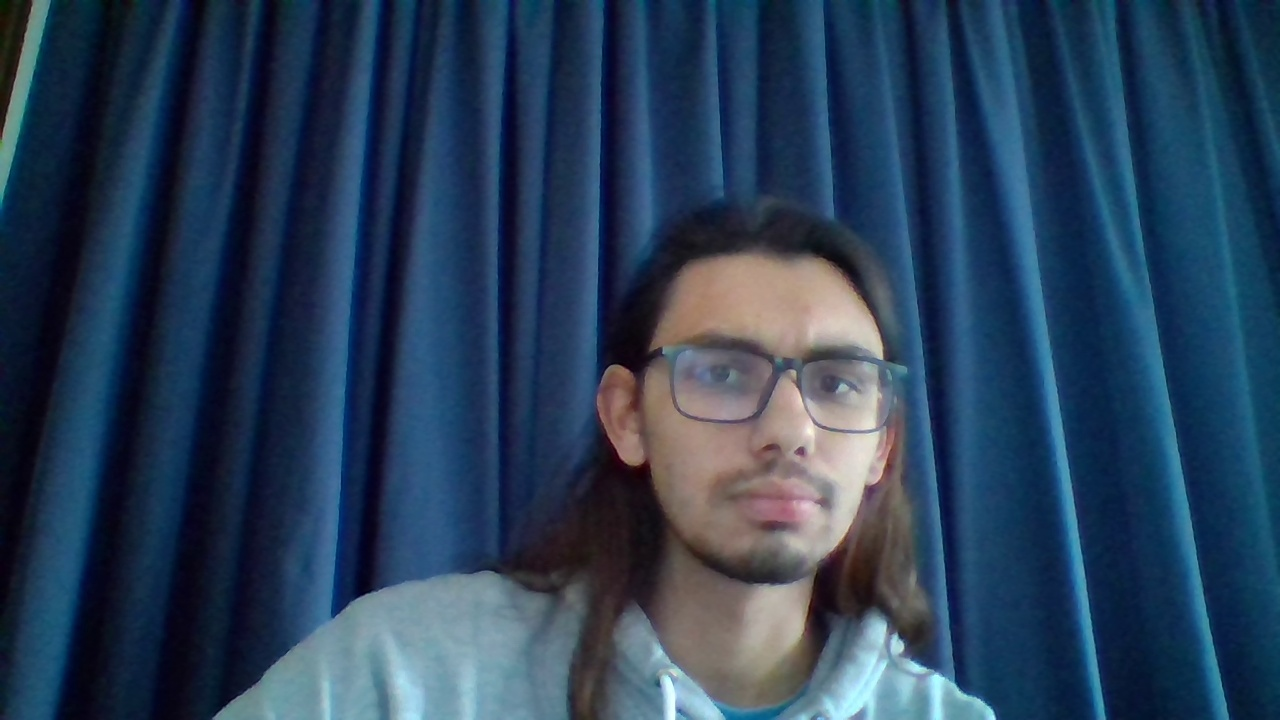
#> input picture faces/Jose_.jpg, 1280 x 720 px; its folder holds only this picture in this run
$ python database_view.py
#> lines starting #> are read from the running program, lines starting #| are printed output that depends on the picture
import cv2
import numpy as np
import os
from PIL import Image


pasta='./faces'

largura_final = 800  # Tamanho da janela
altura_final = 800

imagem_final = np.zeros((altura_final, largura_final, 3), dtype=np.uint8)


imagens = []


for arquivo in os.listdir(pasta):
    caminho = os.path.join(pasta, arquivo)

    # Verifica se o arquivo é uma imagem
    if os.path.isfile(caminho) and arquivo.lower().endswith(('.jpg', '.jpeg', '.png', '.gif', '.bmp', '.tiff')):
        # Abra a imagem com o OpenCV
        imagem = cv2.imread(caminho)
#> imagem is the input picture: shape (720, 1280, 3); mean B, G, R 88.3, 63.4, 41.2
        imagens.append(imagem)


    for i , imagem in enumerate(imagens):
        imagem_redimensionada = cv2.resize(imagem, (400, 200))

        #cv2.imshow('DataBase',imagem_redimensionada)
        #cv2.waitKey(0)
        print(i)
        if i==0:
            roi=imagem_final[ 0:200, 0:400]
            cv2.addWeighted(roi, 0, imagem_redimensionada, 1, 0, roi)
        elif i==1:
            roi=imagem_final[ 0:200, 400:800]
            cv2.addWeighted(roi, 0, imagem_redimensionada, 1, 0, roi)
        elif i==2:
            roi=imagem_final[200:400,0:400]
            cv2.addWeighted(roi, 0, imagem_redimensionada, 1, 0, roi)
        elif i==3:
            roi=imagem_final[200:400,400:800]
            cv2.addWeighted(roi, 0, imagem_redimensionada, 1, 0, roi)
        elif i==4:
            roi=imagem_final[400:600 , 0:400]
            cv2.addWeighted(roi, 0, imagem_redimensionada, 1, 0, roi)
        elif i==5:
            roi=imagem_final[400:600, 400:800]
            cv2.addWeighted(roi, 0, imagem_redimensionada, 1, 0, roi)
        elif i==6:
            roi=imagem_final[ 600:800, 0:400]
            cv2.addWeighted(roi, 0, imagem_redimensionada, 1, 0, roi)
        elif i==7:
            roi=imagem_final[600:800, 400:800]
            cv2.addWeighted(roi, 0, imagem_redimensionada, 1, 0, roi)
#> this loop made 1 pass
#| 0
#> pass 1, `imagem_redimensionada = cv2.resize(imagem, (400, 200))`:
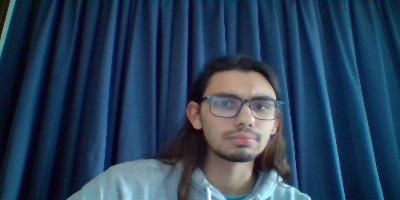
#> imagem_redimensionada: shape (200, 400, 3); mean B, G, R 88.2, 63.4, 41.1


cv2.imshow('DataBase',imagem_final)
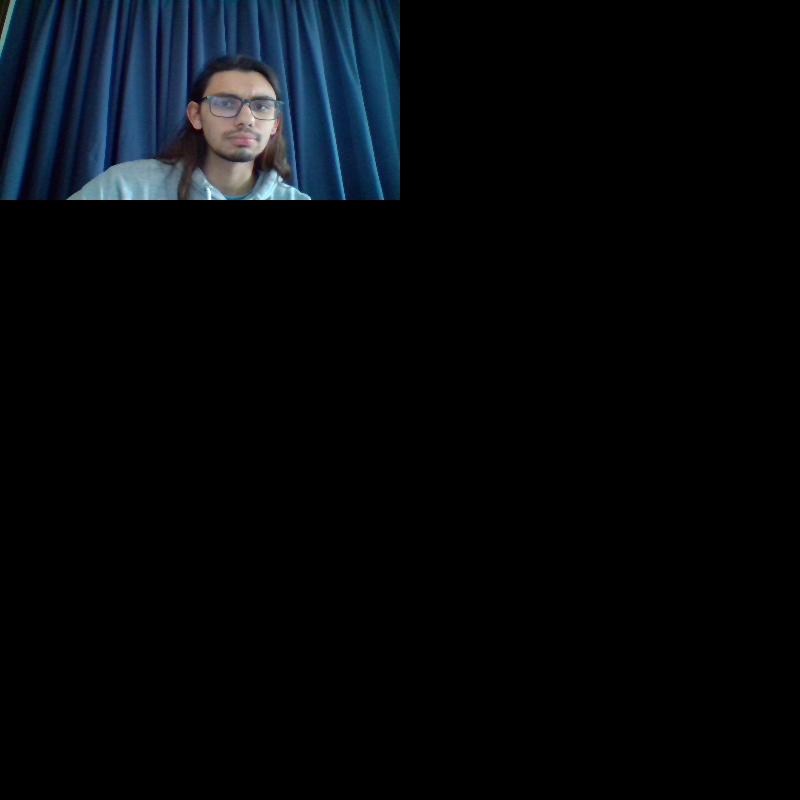
#> window 'DataBase': shape (800, 800, 3); mean B, G, R 11, 7.9, 5.1

cv2.waitKey(0)

$ run again, on faces/sergio_.jpg
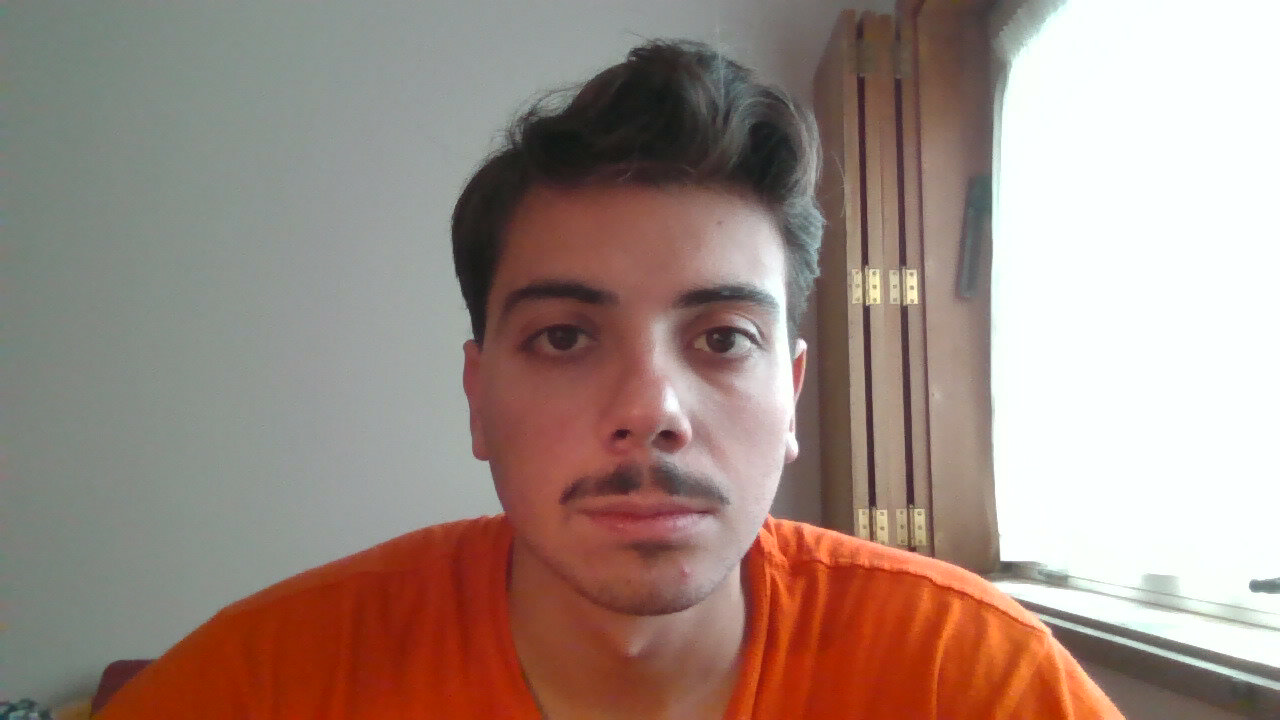
#> input picture faces/sergio_.jpg, 1280 x 720 px
#> imagem is the input picture: shape (720, 1280, 3); mean B, G, R 129.5, 138.3, 159.1
#> the loop `for i , imagem in enumerate(imagens):` made 1 pass
#| 0
#> pass 1, `imagem_redimensionada = cv2.resize(imagem, (400, 200))`:
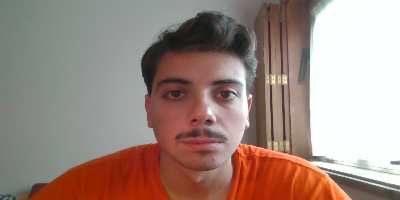
#> imagem_redimensionada: shape (200, 400, 3); mean B, G, R 129.4, 138.2, 159
#> `cv2.imshow('DataBase',imagem_final)`:
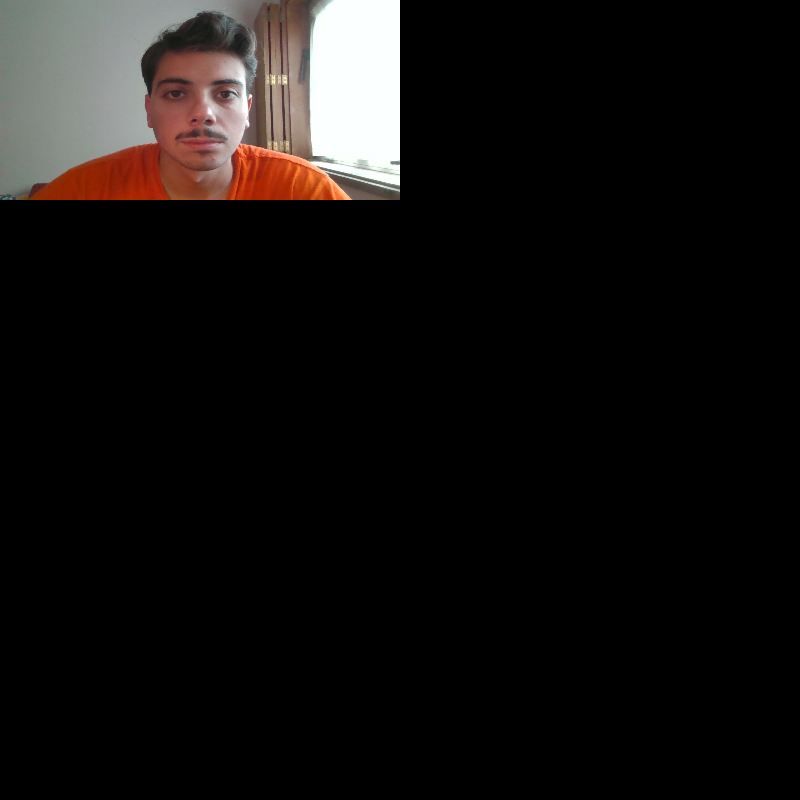
#> window 'DataBase': shape (800, 800, 3); mean B, G, R 16.2, 17.3, 19.9

$ run again, on faces/tiago_.jpg
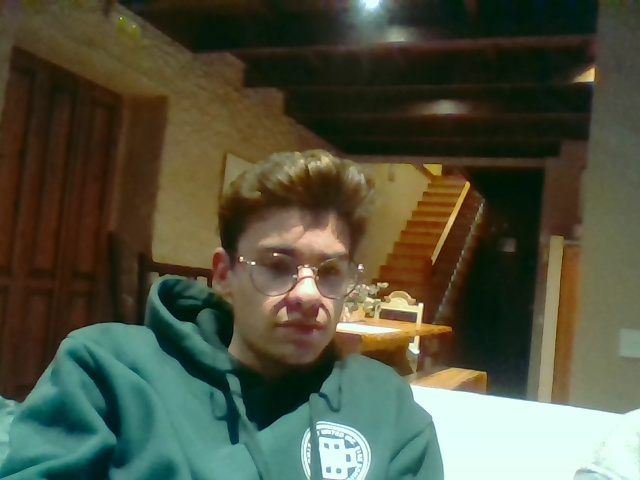
#> input picture faces/tiago_.jpg, 640 x 480 px
#> imagem is the input picture: shape (480, 640, 3); mean B, G, R 63.3, 82.9, 80.1
#> the loop `for i , imagem in enumerate(imagens):` made 1 pass
#| 0
#> pass 1, `imagem_redimensionada = cv2.resize(imagem, (400, 200))`:
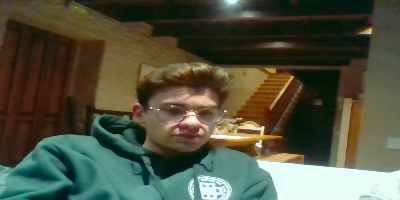
#> imagem_redimensionada: shape (200, 400, 3); mean B, G, R 63.2, 82.8, 80.1
#> `cv2.imshow('DataBase',imagem_final)`:
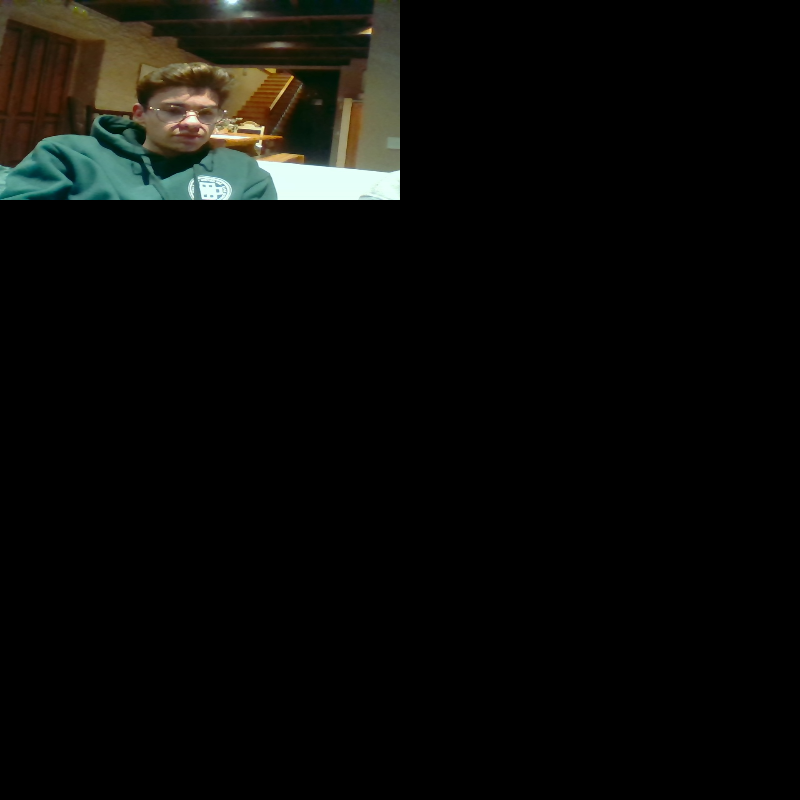
#> window 'DataBase': shape (800, 800, 3); mean B, G, R 7.9, 10.4, 10

$ run again, on faces/nuno_1.jpg
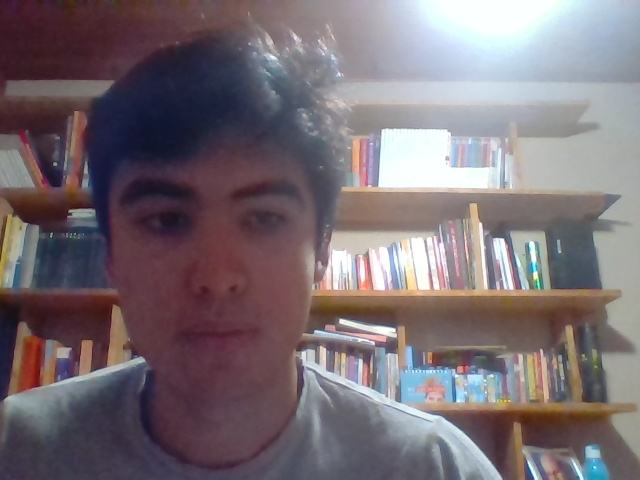
#> input picture faces/nuno_1.jpg, 640 x 480 px
#> imagem is the input picture: shape (480, 640, 3); mean B, G, R 115.6, 109.6, 120.7
#> the loop `for i , imagem in enumerate(imagens):` made 1 pass
#| 0
#> pass 1, `imagem_redimensionada = cv2.resize(imagem, (400, 200))`:
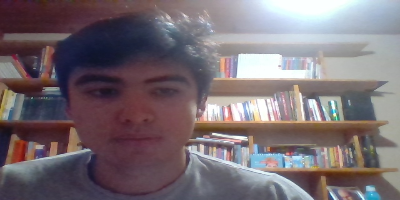
#> imagem_redimensionada: shape (200, 400, 3); mean B, G, R 115.5, 109.6, 120.6
#> `cv2.imshow('DataBase',imagem_final)`:
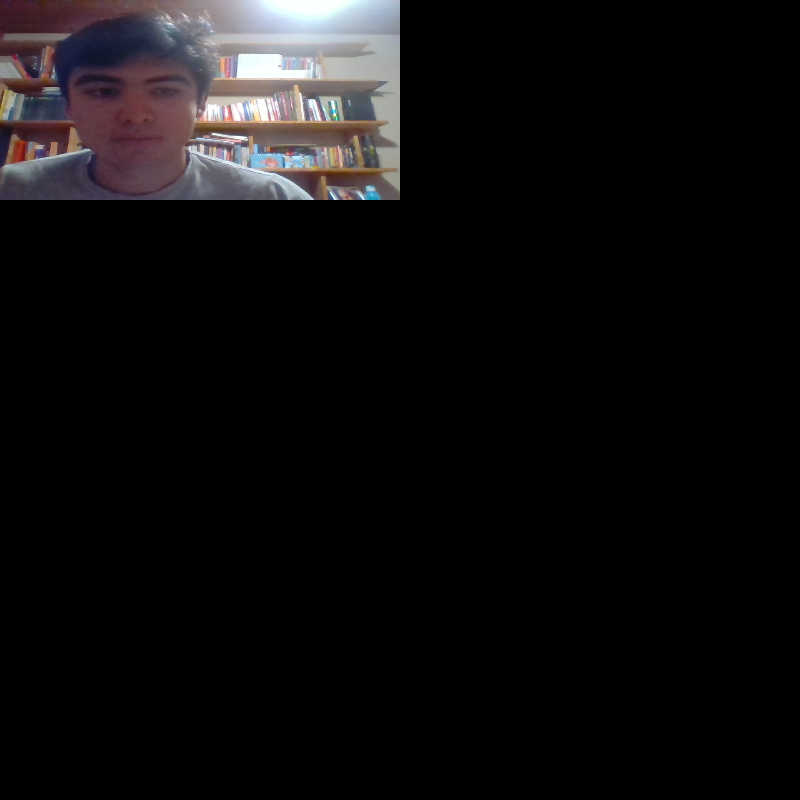
#> window 'DataBase': shape (800, 800, 3); mean B, G, R 14.4, 13.7, 15.1
